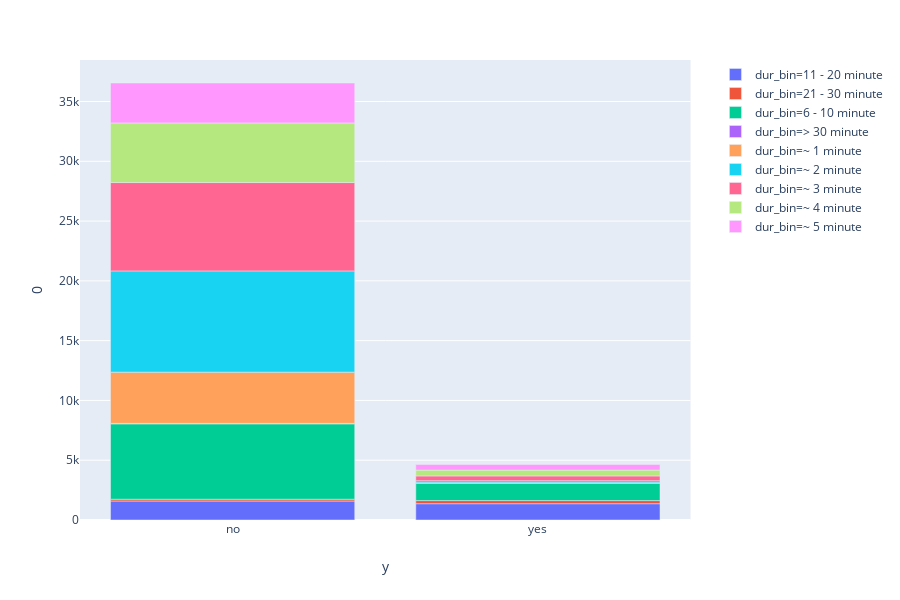

Source (notebook cell):
### Code cell
fig = px.bar(bank.groupby(['y', 'dur_bin']).size().reset_index(), x='y', y=0, color='dur_bin')
fig.show()

### Figure 1 — Plotly figure (JSON) as saved in the notebook; plotly's stock layout.template omitted (floating-point values rounded to 4 significant figures)
{"data": [{"alignmentgroup": "True", "hoverlabel": {"namelength": 0}, "hovertemplate": "dur_bin=11 - 20 minute<br>y=%{x}<br>0=%{y}", "legendgroup": "dur_bin=11 - 20 minute", "marker": {"color": "#636efa"}, "name": "dur_bin=11 - 20 minute", "offsetgroup": "dur_bin=11 - 20 minute", "orientation": "v", "showlegend": true, "textposition": "auto", "type": "bar", "x": ["no", "yes"], "xaxis": "x", "y": [1588, 1363], "yaxis": "y"}, {"alignmentgroup": "True", "hoverlabel": {"namelength": 0}, "hovertemplate": "dur_bin=21 - 30 minute<br>y=%{x}<br>0=%{y}", "legendgroup": "dur_bin=21 - 30 minute", "marker": {"color": "#EF553B"}, "name": "dur_bin=21 - 30 minute", "offsetgroup": "dur_bin=21 - 30 minute", "orientation": "v", "showlegend": true, "textposition": "auto", "type": "bar", "x": ["no", "yes"], "xaxis": "x", "y": [151, 261], "yaxis": "y"}, {"alignmentgroup": "True", "hoverlabel": {"namelength": 0}, "hovertemplate": "dur_bin=6 - 10 minute<br>y=%{x}<br>0=%{y}", "legendgroup": "dur_bin=6 - 10 minute", "marker": {"color": "#00cc96"}, "name": "dur_bin=6 - 10 minute", "offsetgroup": "dur_bin=6 - 10 minute", "orientation": "v", "showlegend": true, "textposition": "auto", "type": "bar", "x": ["no", "yes"], "xaxis": "x", "y": [6302, 1438], "yaxis": "y"}, {"alignmentgroup": "True", "hoverlabel": {"namelength": 0}, "hovertemplate": "dur_bin=> 30 minute<br>y=%{x}<br>0=%{y}", "legendgroup": "dur_bin=> 30 minute", "marker": {"color": "#ab63fa"}, "name": "dur_bin=> 30 minute", "offsetgroup": "dur_bin=> 30 minute", "orientation": "v", "showlegend": true, "textposition": "auto", "type": "bar", "x": ["no", "yes"], "xaxis": "x", "y": [41, 60], "yaxis": "y"}, {"alignmentgroup": "True", "hoverlabel": {"namelength": 0}, "hovertemplate": "dur_bin=~ 1 minute<br>y=%{x}<br>0=%{y}", "legendgroup": "dur_bin=~ 1 minute", "marker": {"color": "#FFA15A"}, "name": "dur_bin=~ 1 minute", "offsetgroup": "dur_bin=~ 1 minute", "orientation": "v", "showlegend": true, "textposition": "auto", "type": "bar", "x": ["no", "yes"], "xaxis": "x", "y": [4285, 1], "yaxis": "y"}, {"alignmentgroup": "True", "hoverlabel": {"namelength": 0}, "hovertemplate": "dur_bin=~ 2 minute<br>y=%{x}<br>0=%{y}", "legendgroup": "dur_bin=~ 2 minute", "marker": {"color": "#19d3f3"}, "name": "dur_bin=~ 2 minute", "offsetgroup": "dur_bin=~ 2 minute", "orientation": "v", "showlegend": true, "textposition": "auto", "type": "bar", "x": ["no", "yes"], "xaxis": "x", "y": [8466, 165], "yaxis": "y"}, {"alignmentgroup": "True", "hoverlabel": {"namelength": 0}, "hovertemplate": "dur_bin=~ 3 minute<br>y=%{x}<br>0=%{y}", "legendgroup": "dur_bin=~ 3 minute", "marker": {"color": "#FF6692"}, "name": "dur_bin=~ 3 minute", "offsetgroup": "dur_bin=~ 3 minute", "orientation": "v", "showlegend": true, "textposition": "auto", "type": "bar", "x": ["no", "yes"], "xaxis": "x", "y": [7390, 398], "yaxis": "y"}, {"alignmentgroup": "True", "hoverlabel": {"namelength": 0}, "hovertemplate": "dur_bin=~ 4 minute<br>y=%{x}<br>0=%{y}", "legendgroup": "dur_bin=~ 4 minute", "marker": {"color": "#B6E880"}, "name": "dur_bin=~ 4 minute", "offsetgroup": "dur_bin=~ 4 minute", "orientation": "v", "showlegend": true, "textposition": "auto", "type": "bar", "x": ["no", "yes"], "xaxis": "x", "y": [4987, 488], "yaxis": "y"}, {"alignmentgroup": "True", "hoverlabel": {"namelength": 0}, "hovertemplate": "dur_bin=~ 5 minute<br>y=%{x}<br>0=%{y}", "legendgroup": "dur_bin=~ 5 minute", "marker": {"color": "#FF97FF"}, "name": "dur_bin=~ 5 minute", "offsetgroup": "dur_bin=~ 5 minute", "orientation": "v", "showlegend": true, "textposition": "auto", "type": "bar", "x": ["no", "yes"], "xaxis": "x", "y": [3338, 466], "yaxis": "y"}], "layout": {"barmode": "relative", "height": 600, "legend": {"tracegroupgap": 0}, "margin": {"t": 60}, "xaxis": {"anchor": "y", "domain": [0, 0.98], "title": {"text": "y"}}, "yaxis": {"anchor": "x", "domain": [0, 1], "title": {"text": "0"}}}}
